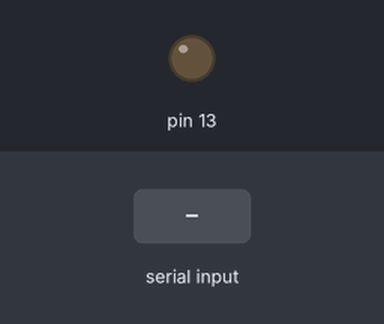
This sketch was run on a simulated Arduino Uno, built with avr-gcc and run on an emulated ATmega328P. Shown: output pins drawn as LEDs (lit = HIGH). Inputs (shaded band) come from the test bench.

Above: at 1.2 s.
1.3 s: "A" received over Serial
At 1.7 s:
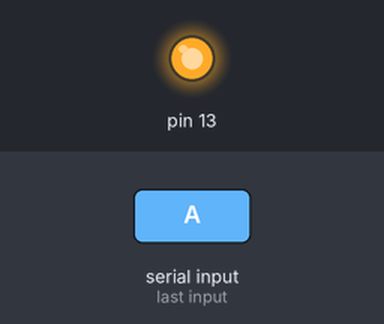
2.8 s: "a" received over Serial
At 4.0 s:
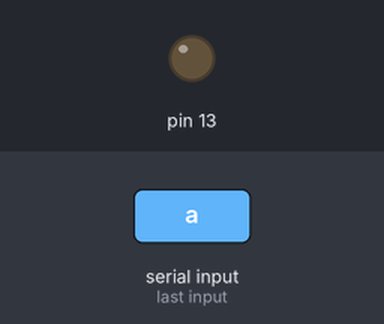
Timing chart, 0 to 5.8 s (numbered marks = the images above; inputs shaded):
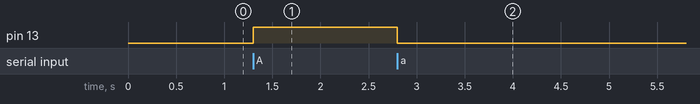

Measured:
- after the input at 1.3 s, pin 13: LOW → HIGH at once
- after the input at 2.8 s, pin 13: HIGH → LOW at once

The sketch:

codeArduino.ino
```cpp
void setup() {
  // put your setup code here, to run once:
  pinMode (13, OUTPUT);
  Serial.begin(9600);//mở cổng giao tiếp giữa máy tính và arduino
}

void loop() {
  // put your main code here, to run repeatedly:
  char lenh = ' ';//khởi tạo biến với dữ liệu là character(kí tự)
  lenh = Serial.read();
  if (lenh == 'A') {
    digitalWrite (13, HIGH);
    digitalWrite (12, HIGH);
  }
  if (lenh == 'a') {
    digitalWrite(13, LOW);
  }
}
```
